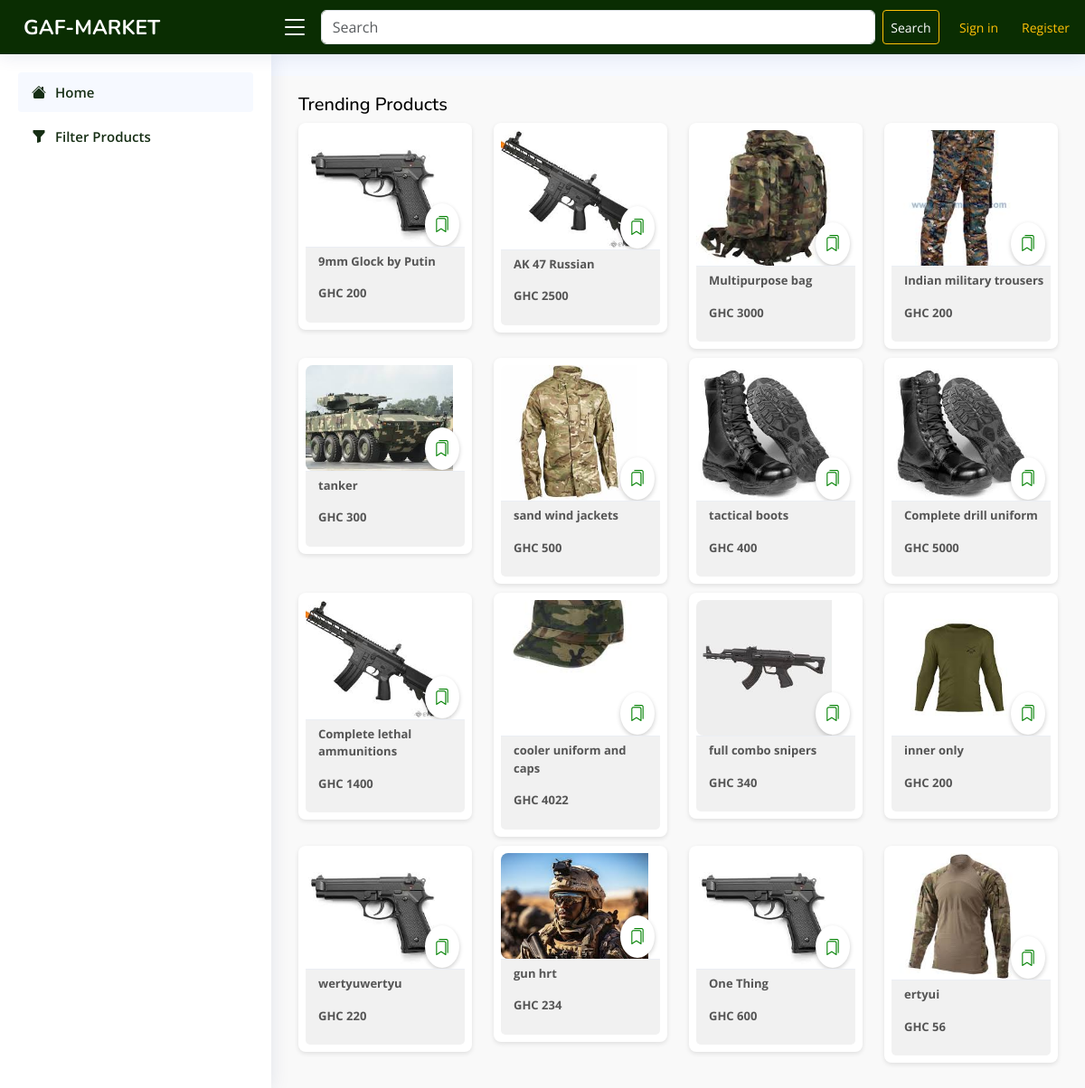
/guest/home.php, run on the app's committed database.
### tables this page shows
CREATE TABLE `productimgs` (
  `id` int(11) NOT NULL,
  `userid` varchar(225) NOT NULL,
  `productid` varchar(225) NOT NULL,
  `path` varchar(225) NOT NULL,
  `title` varchar(225) NOT NULL,
  `category` varchar(225) NOT NULL,
  `price` varchar(225) NOT NULL,
  `description` varchar(225) NOT NULL,
  `timestamp` timestamp NOT NULL DEFAULT current_timestamp()
);

### guest/home.php (the view, shortened to what this page needs)
<?php
include('header.php');
?>
<!DOCTYPE html>
<html lang="en">
<head>
</head>
<body>
    <main id="main" class="main">
        <section class="section">
            <h5>Trending Products</h5>
            <div class="row">
                <?php
                $query = "SELECT * FROM productimgs GROUP BY productid";
                $stmt = mysqli_prepare($conn, $query);
                $stmt->execute();
                $result = $stmt->get_result();
                foreach ($result as $key => $value) {
                    echo "
              <div class='col-lg-3'>
                <a href='viewmore.php?productid=".$value['productid']."&sellerid=".$value['userid']."&id=".$value['id']."' class='card-link'>
                            <div class='card'>
                                <div class='card-body'>
                                    <div class='imageupload'>
                                        <img src='../productsimgs/" . $value['path'] . "' alt=''>
                                        <button class='btn'>
                                        <div class='bookmark-icon-wrapper'>
                                            <i class='bi bi-bookmarks icon' aria-label='Bookmark'></i>
                                        </div>
                                        </button>
                                    </div>
                        </div>
                        <div class='card-footer'>
                         <p class='footer-text ms-2'>" . $value['title'] . "</p>
                         <p class='footer-text ms-2'>GHC  " . $value['price'] . "</p>
                        </div>
                    </div>
                    </a>
                            </div>
                ";
                }
                ?>
            </div>
        </section>
    </main>
</body>
</html>

### guest/header.php (shortened to what this page needs)
<!DOCTYPE html>
<html lang="en">
<head>
  <link href="../assets/vendor/bootstrap/css/bootstrap.min.css" rel="stylesheet">
  <link href="../assets/vendor/bootstrap-icons/bootstrap-icons.css" rel="stylesheet">
  <link href="../assets/vendor/boxicons/css/boxicons.min.css" rel="stylesheet">
  <link href="../assets/vendor/quill/quill.snow.css" rel="stylesheet">
  <link href="../assets/vendor/quill/quill.bubble.css" rel="stylesheet">
  <link href="../assets/vendor/remixicon/remixicon.css" rel="stylesheet">
  <link href="../assets/vendor/simple-datatables/style.css" rel="stylesheet">
  <link href="../assets/css/style.css" rel="stylesheet">
  <link href="../assets/css/addproduct.css" rel="stylesheet">
  <link href="../assets/css/contactUs.css" rel="stylesheet">
</head>
<body>
  <header id="header" class="header fixed-top d-flex align-items-center">
    <div class="d-flex align-items-center justify-content-between">
      <a href="home.php" class="logo d-flex align-items-center">
        <span class="d-none d-lg-block text-white"><small>GAF-MARKET</small></span>
      </a>
      <i class="bi bi-list toggle-sidebar-btn text-white"></i>
    </div>
    <div class="container" style="width: 60%;">
    <form class="d-flex">
      <input class="form-control me-2" type="search" placeholder="Search" aria-label="Search">
      <button class="btn btn-outline-warning btn-sm text-white" type="submit">Search</button>
    </form>
  </div>
  <nav class="header-nav ms-auto">
      <ul class="d-flex align-items-center">
        <li class="nav-item">
          <a class="nav-link nav-icon " href="#" data-bs-toggle="dropdown">
            <a href="../users/auth/login.php"><button class="btn btn-sm text-warning me-2">
                Sign in
            </button></a>
          </a>
        </li>
        <li class="nav-item">
          <a class="nav-link nav-icon" href="#" data-bs-toggle="dropdown">
            <a href="../users/auth/register.php"><button class="btn btn-sm text-warning me-2">
                Register
            </button></a>
          </a>
        </li>
      </ul>
    </nav>
  </header>
  <aside id="sidebar" class="sidebar">
    <ul class="sidebar-nav" id="sidebar-nav">
      <li class="nav-item">
        <a class="nav-link " href="home.php">
          <i class="bi bi-house-fill"></i>
          <span>Home</span>
        </a>
      </li>
          <li class="nav-item">
      <a class="nav-link collapsed" data-bs-target="#components-nav" data-bs-toggle="collapse" href="#">
          <i class="bi bi-funnel-fill"></i><span>Filter Products</span>
          </a>
    </li>
    </ul>
  </aside>
  <?php
include('footer.php');
  ?>

### guest/footer.php (shortened to what this page needs)
</body>
</html>

### assets/css/style.css (style rules this page uses)
:root { scroll-behavior: smooth; }
body { font-family: "Open Sans", sans-serif; background: #f6f9ff; color: #444444; }
a { color: #4154f1; text-decoration: none; }
h1, h2, h3, h4, h5, h6 { font-family: "Nunito", sans-serif; }
#main { margin-top: 60px; padding: 20px 30px; transition: all 0.3s; }
.card { margin-bottom: 30px; border: none; border-radius: 5px; box-shadow: 0px 0 30px rgba(1, 41, 112, 0.1); }
.card-header, .card-footer { border-color: #ebeef4; background-color: #fff; color: #798eb3; padding: 15px; }
.card-body { padding: 0 20px 20px 20px; }
.logo { line-height: 1; }
@media (min-width: 1200px) { .logo { width: 280px; } }
.logo span { font-size: 26px; font-weight: 700; color: #012970; font-family: "Nunito", sans-serif; }
.header { transition: all 0.5s; z-index: 997; height: 60px; box-shadow: 0px 2px 20px rgba(1, 41, 112, 0.1); background-color: #fff; padding-left: 20px; }
.header .toggle-sidebar-btn { font-size: 32px; padding-left: 10px; cursor: pointer; color: #012970; }
.header-nav ul { list-style: none; }
.header-nav>ul { margin: 0; padding: 0; }
.header-nav .nav-icon { font-size: 22px; color: #012970; margin-right: 25px; position: relative; }
.sidebar { position: fixed; top: 60px; left: 0; bottom: 0; width: 300px; z-index: 996; transition: all 0.3s; padding: 20px; overflow-y: auto; scrollbar-width: thin; scrollbar-color: #aab7cf transparent; box-shadow: 0px 0px 20px rgba(1, 41, 112, 0.1); background-color: #fff; }
@media (min-width: 1200px) { #main, #footer { margin-left: 300px; } }
.sidebar-nav { padding: 0; margin: 0; list-style: none; }
.sidebar-nav li { padding: 0; margin: 0; list-style: none; }
.sidebar-nav .nav-item { margin-bottom: 5px; }
.sidebar-nav .nav-link { display: flex; align-items: center; font-size: 15px; font-weight: 600; color: #162e14 !important; transition: 0.3; background: #f6f9ff; padding: 10px 15px; border-radius: 4px; }
.sidebar-nav .nav-link i { font-size: 16px; margin-right: 10px; color: #162e14 !important; }
.sidebar-nav .nav-link.collapsed { color: #162e14 !important; background: #fff; }
.sidebar-nav .nav-link.collapsed i { color: #899bbd; }

### assets/css/addproduct.css (style rules this page uses)
body { color: #000; overflow-x: hidden; height: 100%; }

### guest/header.php (style rules this page uses)
.header { background-color: #0a2d02; }

### guest/home.php (style rules this page uses)
.main { padding: 20px; background-color: #f9f9f9; }
.card { position: relative; flex: 1; background-color: #fff; border-radius: 8px; box-shadow: 0 2px 5px rgba(0, 0, 0, 0.1); overflow: hidden; margin-bottom: 10px; padding: 8px; }
.imageupload { position: relative; display: flex; justify-content: center; align-items: center; width: 100%; overflow: hidden; border-radius: 8px; }
.imageupload img { width: 100%; height: auto; object-fit: cover; max-height: 150px; }
.card-body { padding: 0; }
.card-footer { display: block; justify-content: space-between; align-items: center; padding: 6px; font-size: 1em; background-color: #f1f1f1; border-radius: 0 0 8px 8px; }
.bookmark-icon-wrapper { position: absolute; bottom: 1px; left: 75%; background: white; border-radius: 50%; padding: 10px; display: flex; align-items: center; justify-content: center; box-shadow: 0 2px 5px rgba(0, 0, 0, 0.2); }
.bookmark-icon-wrapper i { font-size: 18px; color: green; transition: color 0.3s ease; }
.footer-text { font-size: 13px; font-weight: bold; color: #555; }
.card-link { display: block; }

### data on the page
productimgs: path (picture), title "9mm Glock by Putin", price "200"
productimgs: path (picture), title "AK 47 Russian", price "2500"
productimgs: path (picture), title "Multipurpose bag", price "3000"
productimgs: path (picture), title "Indian military trousers", price "200"
productimgs: path (picture), title "tanker", price "300"
productimgs: path (picture), title "sand wind jackets", price "500"
productimgs: path (picture), title "tactical boots", price "400"
productimgs: path (picture), title "Complete drill uniform", price "5000"
productimgs: path (picture), title "Complete lethal ammunitions", price "1400"
productimgs: path (picture), title "cooler uniform and caps", price "4022"
productimgs: path (picture), title "full combo snipers", price "340"
productimgs: path (picture), title "inner only", price "200"
productimgs: path (picture), title "wertyuwertyu", price "220"
productimgs: path (picture), title "gun hrt", price "234"
productimgs: path (picture), title "One Thing", price "600"
productimgs: path (picture), title "ertyui", price "56"
